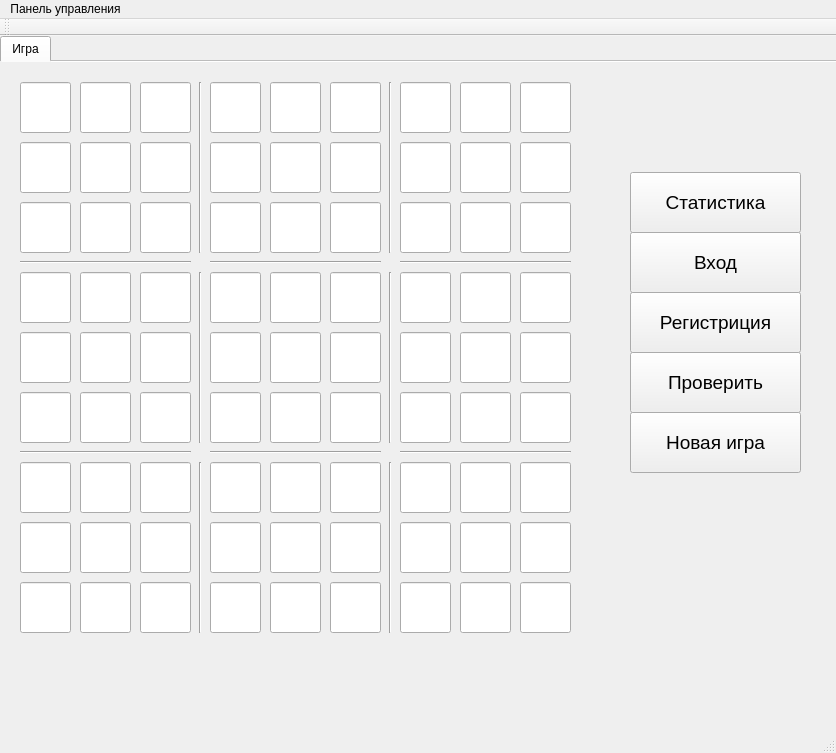
<?xml version="1.0" encoding="UTF-8"?>
<ui version="4.0">
 <class>MainWindow</class>
 <widget class="QMainWindow" name="MainWindow">
  <property name="geometry">
   <rect>
    <x>0</x>
    <y>0</y>
    <width>836</width>
    <height>753</height>
   </rect>
  </property>
  <property name="minimumSize">
   <size>
    <width>836</width>
    <height>753</height>
   </size>
  </property>
  <property name="maximumSize">
   <size>
    <width>836</width>
    <height>753</height>
   </size>
  </property>
  <property name="font">
   <font>
    <pointsize>9</pointsize>
   </font>
  </property>
  <property name="cursor">
   <cursorShape>PointingHandCursor</cursorShape>
  </property>
  <property name="windowTitle">
   <string>MainWindow</string>
  </property>
  <property name="styleSheet">
   <string notr="true">gridline-color: qradialgradient(spread:pad, cx:0.5, cy:0.5, radius:0.5, fx:0.5, fy:0.5, stop:0 rgba(255, 235, 235, 206), stop:0.35 rgba(255, 188, 188, 80), stop:0.4 rgba(255, 162, 162, 80), stop:0.425 rgba(255, 132, 132, 156), stop:0.44 rgba(252, 128, 128, 80), stop:1 rgba(255, 255, 255, 0));
selection-color: rgb(0, 0, 255);</string>
  </property>
  <widget class="QWidget" name="centralWidget">
   <widget class="QTabWidget" name="tabWidget">
    <property name="geometry">
     <rect>
      <x>0</x>
      <y>0</y>
      <width>911</width>
      <height>631</height>
     </rect>
    </property>
    <property name="minimumSize">
     <size>
      <width>911</width>
      <height>0</height>
     </size>
    </property>
    <property name="maximumSize">
     <size>
      <width>911</width>
      <height>16777215</height>
     </size>
    </property>
    <property name="palette">
     <palette>
      <active>
       <colorrole role="HighlightedText">
        <brush brushstyle="SolidPattern">
         <color alpha="255">
          <red>0</red>
          <green>0</green>
          <blue>255</blue>
         </color>
        </brush>
       </colorrole>
      </active>
      <inactive>
       <colorrole role="HighlightedText">
        <brush brushstyle="SolidPattern">
         <color alpha="255">
          <red>0</red>
          <green>0</green>
          <blue>255</blue>
         </color>
        </brush>
       </colorrole>
      </inactive>
      <disabled>
       <colorrole role="HighlightedText">
        <brush brushstyle="SolidPattern">
         <color alpha="255">
          <red>0</red>
          <green>0</green>
          <blue>255</blue>
         </color>
        </brush>
       </colorrole>
      </disabled>
     </palette>
    </property>
    <property name="currentIndex">
     <number>0</number>
    </property>
    <property name="iconSize">
     <size>
      <width>30</width>
      <height>20</height>
     </size>
    </property>
    <property name="documentMode">
     <bool>true</bool>
    </property>
    <property name="tabsClosable">
     <bool>false</bool>
    </property>
    <widget class="QWidget" name="tab">
     <attribute name="title">
      <string>Игра</string>
     </attribute>
     <widget class="QLineEdit" name="lineEdit_28">
      <property name="geometry">
       <rect>
        <x>20</x>
        <y>20</y>
        <width>51</width>
        <height>51</height>
       </rect>
      </property>
      <property name="font">
       <font>
        <pointsize>16</pointsize>
       </font>
      </property>
     </widget>
     <widget class="QLineEdit" name="lineEdit_98">
      <property name="geometry">
       <rect>
        <x>80</x>
        <y>20</y>
        <width>51</width>
        <height>51</height>
       </rect>
      </property>
      <property name="font">
       <font>
        <pointsize>16</pointsize>
       </font>
      </property>
     </widget>
     <widget class="QLineEdit" name="lineEdit_58">
      <property name="geometry">
       <rect>
        <x>140</x>
        <y>20</y>
        <width>51</width>
        <height>51</height>
       </rect>
      </property>
      <property name="font">
       <font>
        <pointsize>16</pointsize>
       </font>
      </property>
     </widget>
     <widget class="QLineEdit" name="lineEdit_77">
      <property name="geometry">
       <rect>
        <x>210</x>
        <y>20</y>
        <width>51</width>
        <height>51</height>
       </rect>
      </property>
      <property name="font">
       <font>
        <pointsize>16</pointsize>
       </font>
      </property>
     </widget>
     <widget class="QLineEdit" name="lineEdit_92">
      <property name="geometry">
       <rect>
        <x>270</x>
        <y>20</y>
        <width>51</width>
        <height>51</height>
       </rect>
      </property>
      <property name="font">
       <font>
        <pointsize>16</pointsize>
       </font>
      </property>
     </widget>
     <widget class="Line" name="line_20">
      <property name="geometry">
       <rect>
        <x>380</x>
        <y>400</y>
        <width>20</width>
        <height>171</height>
       </rect>
      </property>
      <property name="orientation">
       <enum>Qt::Vertical</enum>
      </property>
     </widget>
     <widget class="QLineEdit" name="lineEdit_74">
      <property name="geometry">
       <rect>
        <x>330</x>
        <y>20</y>
        <width>51</width>
        <height>51</height>
       </rect>
      </property>
      <property name="font">
       <font>
        <pointsize>16</pointsize>
       </font>
      </property>
     </widget>
     <widget class="QLineEdit" name="lineEdit_52">
      <property name="geometry">
       <rect>
        <x>400</x>
        <y>20</y>
        <width>51</width>
        <height>51</height>
       </rect>
      </property>
      <property name="font">
       <font>
        <pointsize>16</pointsize>
       </font>
      </property>
     </widget>
     <widget class="Line" name="line_8">
      <property name="geometry">
       <rect>
        <x>190</x>
        <y>20</y>
        <width>20</width>
        <height>171</height>
       </rect>
      </property>
      <property name="orientation">
       <enum>Qt::Vertical</enum>
      </property>
     </widget>
     <widget class="QLineEdit" name="lineEdit_46">
      <property name="geometry">
       <rect>
        <x>460</x>
        <y>20</y>
        <width>51</width>
        <height>51</height>
       </rect>
      </property>
      <property name="font">
       <font>
        <pointsize>16</pointsize>
       </font>
      </property>
     </widget>
     <widget class="QLineEdit" name="lineEdit_11">
      <property name="geometry">
       <rect>
        <x>520</x>
        <y>20</y>
        <width>51</width>
        <height>51</height>
       </rect>
      </property>
      <property name="font">
       <font>
        <pointsize>16</pointsize>
       </font>
      </property>
     </widget>
     <widget class="QLineEdit" name="lineEdit_43">
      <property name="geometry">
       <rect>
        <x>20</x>
        <y>80</y>
        <width>51</width>
        <height>51</height>
       </rect>
      </property>
      <property name="font">
       <font>
        <pointsize>16</pointsize>
       </font>
      </property>
     </widget>
     <widget class="QLineEdit" name="lineEdit_76">
      <property name="geometry">
       <rect>
        <x>80</x>
        <y>80</y>
        <width>51</width>
        <height>51</height>
       </rect>
      </property>
      <property name="font">
       <font>
        <pointsize>16</pointsize>
       </font>
      </property>
     </widget>
     <widget class="QLineEdit" name="lineEdit_33">
      <property name="geometry">
       <rect>
        <x>140</x>
        <y>80</y>
        <width>51</width>
        <height>51</height>
       </rect>
      </property>
      <property name="font">
       <font>
        <pointsize>16</pointsize>
       </font>
      </property>
     </widget>
     <widget class="QLineEdit" name="lineEdit_45">
      <property name="geometry">
       <rect>
        <x>210</x>
        <y>80</y>
        <width>51</width>
        <height>51</height>
       </rect>
      </property>
      <property name="font">
       <font>
        <pointsize>16</pointsize>
       </font>
      </property>
     </widget>
     <widget class="QLineEdit" name="lineEdit_97">
      <property name="geometry">
       <rect>
        <x>270</x>
        <y>80</y>
        <width>51</width>
        <height>51</height>
       </rect>
      </property>
      <property name="font">
       <font>
        <pointsize>16</pointsize>
       </font>
      </property>
     </widget>
     <widget class="QLineEdit" name="lineEdit_47">
      <property name="geometry">
       <rect>
        <x>330</x>
        <y>80</y>
        <width>51</width>
        <height>51</height>
       </rect>
      </property>
      <property name="font">
       <font>
        <pointsize>16</pointsize>
       </font>
      </property>
     </widget>
     <widget class="QLineEdit" name="lineEdit_22">
      <property name="geometry">
       <rect>
        <x>400</x>
        <y>80</y>
        <width>51</width>
        <height>51</height>
       </rect>
      </property>
      <property name="font">
       <font>
        <pointsize>16</pointsize>
       </font>
      </property>
     </widget>
     <widget class="QLineEdit" name="lineEdit_61">
      <property name="geometry">
       <rect>
        <x>460</x>
        <y>80</y>
        <width>51</width>
        <height>51</height>
       </rect>
      </property>
      <property name="font">
       <font>
        <pointsize>16</pointsize>
       </font>
      </property>
     </widget>
     <widget class="QLineEdit" name="lineEdit_26">
      <property name="geometry">
       <rect>
        <x>520</x>
        <y>80</y>
        <width>51</width>
        <height>51</height>
       </rect>
      </property>
      <property name="font">
       <font>
        <pointsize>16</pointsize>
       </font>
      </property>
     </widget>
     <widget class="QLineEdit" name="lineEdit_35">
      <property name="geometry">
       <rect>
        <x>20</x>
        <y>140</y>
        <width>51</width>
        <height>51</height>
       </rect>
      </property>
      <property name="font">
       <font>
        <pointsize>16</pointsize>
       </font>
      </property>
     </widget>
     <widget class="QLineEdit" name="lineEdit_62">
      <property name="geometry">
       <rect>
        <x>80</x>
        <y>140</y>
        <width>51</width>
        <height>51</height>
       </rect>
      </property>
      <property name="font">
       <font>
        <pointsize>16</pointsize>
       </font>
      </property>
     </widget>
     <widget class="Line" name="line_14">
      <property name="geometry">
       <rect>
        <x>210</x>
        <y>380</y>
        <width>171</width>
        <height>20</height>
       </rect>
      </property>
      <property name="orientation">
       <enum>Qt::Horizontal</enum>
      </property>
     </widget>
     <widget class="QLineEdit" name="lineEdit_29">
      <property name="geometry">
       <rect>
        <x>140</x>
        <y>140</y>
        <width>51</width>
        <height>51</height>
       </rect>
      </property>
      <property name="font">
       <font>
        <pointsize>16</pointsize>
       </font>
      </property>
     </widget>
     <widget class="QLineEdit" name="lineEdit_37">
      <property name="geometry">
       <rect>
        <x>210</x>
        <y>140</y>
        <width>51</width>
        <height>51</height>
       </rect>
      </property>
      <property name="font">
       <font>
        <pointsize>16</pointsize>
       </font>
      </property>
     </widget>
     <widget class="QLineEdit" name="lineEdit_96">
      <property name="geometry">
       <rect>
        <x>270</x>
        <y>140</y>
        <width>51</width>
        <height>51</height>
       </rect>
      </property>
      <property name="font">
       <font>
        <pointsize>16</pointsize>
       </font>
      </property>
     </widget>
     <widget class="QLineEdit" name="lineEdit_84">
      <property name="geometry">
       <rect>
        <x>330</x>
        <y>140</y>
        <width>51</width>
        <height>51</height>
       </rect>
      </property>
      <property name="font">
       <font>
        <pointsize>16</pointsize>
       </font>
      </property>
     </widget>
     <widget class="QLineEdit" name="lineEdit_18">
      <property name="geometry">
       <rect>
        <x>400</x>
        <y>140</y>
        <width>51</width>
        <height>51</height>
       </rect>
      </property>
      <property name="font">
       <font>
        <pointsize>16</pointsize>
       </font>
      </property>
     </widget>
     <widget class="QLineEdit" name="lineEdit_54">
      <property name="geometry">
       <rect>
        <x>460</x>
        <y>140</y>
        <width>51</width>
        <height>51</height>
       </rect>
      </property>
      <property name="font">
       <font>
        <pointsize>16</pointsize>
       </font>
      </property>
     </widget>
     <widget class="QLineEdit" name="lineEdit_16">
      <property name="geometry">
       <rect>
        <x>520</x>
        <y>140</y>
        <width>51</width>
        <height>51</height>
       </rect>
      </property>
      <property name="font">
       <font>
        <pointsize>16</pointsize>
       </font>
      </property>
     </widget>
     <widget class="QLineEdit" name="lineEdit_25">
      <property name="geometry">
       <rect>
        <x>20</x>
        <y>210</y>
        <width>51</width>
        <height>51</height>
       </rect>
      </property>
      <property name="font">
       <font>
        <pointsize>16</pointsize>
       </font>
      </property>
     </widget>
     <widget class="QLineEdit" name="lineEdit_78">
      <property name="geometry">
       <rect>
        <x>80</x>
        <y>210</y>
        <width>51</width>
        <height>51</height>
       </rect>
      </property>
      <property name="font">
       <font>
        <pointsize>16</pointsize>
       </font>
      </property>
     </widget>
     <widget class="QLineEdit" name="lineEdit_34">
      <property name="geometry">
       <rect>
        <x>140</x>
        <y>210</y>
        <width>51</width>
        <height>51</height>
       </rect>
      </property>
      <property name="font">
       <font>
        <pointsize>16</pointsize>
       </font>
      </property>
     </widget>
     <widget class="QLineEdit" name="lineEdit_48">
      <property name="geometry">
       <rect>
        <x>210</x>
        <y>210</y>
        <width>51</width>
        <height>51</height>
       </rect>
      </property>
      <property name="font">
       <font>
        <pointsize>16</pointsize>
       </font>
      </property>
     </widget>
     <widget class="QLineEdit" name="lineEdit_24">
      <property name="geometry">
       <rect>
        <x>270</x>
        <y>210</y>
        <width>51</width>
        <height>51</height>
       </rect>
      </property>
      <property name="font">
       <font>
        <pointsize>16</pointsize>
       </font>
      </property>
     </widget>
     <widget class="QLineEdit" name="lineEdit_66">
      <property name="geometry">
       <rect>
        <x>330</x>
        <y>210</y>
        <width>51</width>
        <height>51</height>
       </rect>
      </property>
      <property name="font">
       <font>
        <pointsize>16</pointsize>
       </font>
      </property>
     </widget>
     <widget class="QLineEdit" name="lineEdit_36">
      <property name="geometry">
       <rect>
        <x>400</x>
        <y>210</y>
        <width>51</width>
        <height>51</height>
       </rect>
      </property>
      <property name="font">
       <font>
        <pointsize>16</pointsize>
       </font>
      </property>
     </widget>
     <widget class="QLineEdit" name="lineEdit_71">
      <property name="geometry">
       <rect>
        <x>460</x>
        <y>210</y>
        <width>51</width>
        <height>51</height>
       </rect>
      </property>
      <property name="font">
       <font>
        <pointsize>16</pointsize>
       </font>
      </property>
     </widget>
     <widget class="QLineEdit" name="lineEdit_49">
      <property name="geometry">
       <rect>
        <x>520</x>
        <y>210</y>
        <width>51</width>
        <height>51</height>
       </rect>
      </property>
      <property name="font">
       <font>
        <pointsize>16</pointsize>
       </font>
      </property>
     </widget>
     <widget class="Line" name="line">
      <property name="geometry">
       <rect>
        <x>20</x>
        <y>190</y>
        <width>171</width>
        <height>20</height>
       </rect>
      </property>
      <property name="orientation">
       <enum>Qt::Horizontal</enum>
      </property>
     </widget>
     <widget class="QLineEdit" name="lineEdit_95">
      <property name="geometry">
       <rect>
        <x>20</x>
        <y>270</y>
        <width>51</width>
        <height>51</height>
       </rect>
      </property>
      <property name="font">
       <font>
        <pointsize>16</pointsize>
       </font>
      </property>
     </widget>
     <widget class="QLineEdit" name="lineEdit_57">
      <property name="geometry">
       <rect>
        <x>80</x>
        <y>270</y>
        <width>51</width>
        <height>51</height>
       </rect>
      </property>
      <property name="font">
       <font>
        <pointsize>16</pointsize>
       </font>
      </property>
     </widget>
     <widget class="Line" name="line_2">
      <property name="geometry">
       <rect>
        <x>210</x>
        <y>190</y>
        <width>171</width>
        <height>20</height>
       </rect>
      </property>
      <property name="orientation">
       <enum>Qt::Horizontal</enum>
      </property>
     </widget>
     <widget class="QLineEdit" name="lineEdit_99">
      <property name="geometry">
       <rect>
        <x>140</x>
        <y>270</y>
        <width>51</width>
        <height>51</height>
       </rect>
      </property>
      <property name="font">
       <font>
        <pointsize>16</pointsize>
       </font>
      </property>
     </widget>
     <widget class="QLineEdit" name="lineEdit_21">
      <property name="geometry">
       <rect>
        <x>210</x>
        <y>270</y>
        <width>51</width>
        <height>51</height>
       </rect>
      </property>
      <property name="font">
       <font>
        <pointsize>16</pointsize>
       </font>
      </property>
     </widget>
     <widget class="QLineEdit" name="lineEdit_27">
      <property name="geometry">
       <rect>
        <x>270</x>
        <y>270</y>
        <width>51</width>
        <height>51</height>
       </rect>
      </property>
      <property name="font">
       <font>
        <pointsize>16</pointsize>
       </font>
      </property>
     </widget>
     <widget class="QLineEdit" name="lineEdit_32">
      <property name="geometry">
       <rect>
        <x>330</x>
        <y>270</y>
        <width>51</width>
        <height>51</height>
       </rect>
      </property>
      <property name="font">
       <font>
        <pointsize>16</pointsize>
       </font>
      </property>
     </widget>
     <widget class="QLineEdit" name="lineEdit_31">
      <property name="geometry">
       <rect>
        <x>400</x>
        <y>270</y>
        <width>51</width>
        <height>51</height>
       </rect>
      </property>
      <property name="font">
       <font>
        <pointsize>16</pointsize>
       </font>
      </property>
     </widget>
     <widget class="QLineEdit" name="lineEdit_82">
      <property name="geometry">
       <rect>
        <x>460</x>
        <y>270</y>
        <width>51</width>
        <height>51</height>
       </rect>
      </property>
      <property name="font">
       <font>
        <pointsize>16</pointsize>
       </font>
      </property>
     </widget>
     <widget class="QLineEdit" name="lineEdit_64">
      <property name="geometry">
       <rect>
        <x>520</x>
        <y>270</y>
        <width>51</width>
        <height>51</height>
       </rect>
      </property>
      <property name="font">
       <font>
        <pointsize>16</pointsize>
       </font>
      </property>
     </widget>
     <widget class="Line" name="line_19">
      <property name="geometry">
       <rect>
        <x>190</x>
        <y>400</y>
        <width>20</width>
        <height>171</height>
       </rect>
      </property>
      <property name="orientation">
       <enum>Qt::Vertical</enum>
      </property>
     </widget>
     <widget class="QLineEdit" name="lineEdit_15">
      <property name="geometry">
       <rect>
        <x>20</x>
        <y>330</y>
        <width>51</width>
        <height>51</height>
       </rect>
      </property>
      <property name="font">
       <font>
        <pointsize>16</pointsize>
       </font>
      </property>
     </widget>
     <widget class="Line" name="line_3">
      <property name="geometry">
       <rect>
        <x>20</x>
        <y>380</y>
        <width>171</width>
        <height>20</height>
       </rect>
      </property>
      <property name="orientation">
       <enum>Qt::Horizontal</enum>
      </property>
     </widget>
     <widget class="QLineEdit" name="lineEdit_94">
      <property name="geometry">
       <rect>
        <x>80</x>
        <y>330</y>
        <width>51</width>
        <height>51</height>
       </rect>
      </property>
      <property name="font">
       <font>
        <pointsize>16</pointsize>
       </font>
      </property>
     </widget>
     <widget class="QLineEdit" name="lineEdit_51">
      <property name="geometry">
       <rect>
        <x>140</x>
        <y>330</y>
        <width>51</width>
        <height>51</height>
       </rect>
      </property>
      <property name="font">
       <font>
        <pointsize>16</pointsize>
       </font>
      </property>
     </widget>
     <widget class="QLineEdit" name="lineEdit_44">
      <property name="geometry">
       <rect>
        <x>210</x>
        <y>330</y>
        <width>51</width>
        <height>51</height>
       </rect>
      </property>
      <property name="font">
       <font>
        <pointsize>16</pointsize>
       </font>
      </property>
     </widget>
     <widget class="QLineEdit" name="lineEdit_87">
      <property name="geometry">
       <rect>
        <x>270</x>
        <y>330</y>
        <width>51</width>
        <height>51</height>
       </rect>
      </property>
      <property name="font">
       <font>
        <pointsize>16</pointsize>
       </font>
      </property>
     </widget>
     <widget class="QLineEdit" name="lineEdit_72">
      <property name="geometry">
       <rect>
        <x>330</x>
        <y>330</y>
        <width>51</width>
        <height>51</height>
       </rect>
      </property>
      <property name="font">
       <font>
        <pointsize>16</pointsize>
       </font>
      </property>
     </widget>
     <widget class="Line" name="line_13">
      <property name="geometry">
       <rect>
        <x>210</x>
        <y>380</y>
        <width>171</width>
        <height>20</height>
       </rect>
      </property>
      <property name="orientation">
       <enum>Qt::Horizontal</enum>
      </property>
     </widget>
     <widget class="QLineEdit" name="lineEdit_88">
      <property name="geometry">
       <rect>
        <x>400</x>
        <y>330</y>
        <width>51</width>
        <height>51</height>
       </rect>
      </property>
      <property name="font">
       <font>
        <pointsize>16</pointsize>
       </font>
      </property>
     </widget>
     <widget class="Line" name="line_15">
      <property name="geometry">
       <rect>
        <x>380</x>
        <y>210</y>
        <width>20</width>
        <height>171</height>
       </rect>
      </property>
      <property name="orientation">
       <enum>Qt::Vertical</enum>
      </property>
     </widget>
     <widget class="QLineEdit" name="lineEdit_73">
      <property name="geometry">
       <rect>
        <x>460</x>
        <y>330</y>
        <width>51</width>
        <height>51</height>
       </rect>
      </property>
      <property name="font">
       <font>
        <pointsize>16</pointsize>
       </font>
      </property>
     </widget>
     <widget class="QLineEdit" name="lineEdit_81">
      <property name="geometry">
       <rect>
        <x>520</x>
        <y>330</y>
        <width>51</width>
        <height>51</height>
       </rect>
      </property>
      <property name="font">
       <font>
        <pointsize>16</pointsize>
       </font>
      </property>
     </widget>
     <widget class="Line" name="line_18">
      <property name="geometry">
       <rect>
        <x>400</x>
        <y>190</y>
        <width>171</width>
        <height>20</height>
       </rect>
      </property>
      <property name="orientation">
       <enum>Qt::Horizontal</enum>
      </property>
     </widget>
     <widget class="QLineEdit" name="lineEdit_17">
      <property name="geometry">
       <rect>
        <x>20</x>
        <y>400</y>
        <width>51</width>
        <height>51</height>
       </rect>
      </property>
      <property name="font">
       <font>
        <pointsize>16</pointsize>
       </font>
      </property>
     </widget>
     <widget class="QLineEdit" name="lineEdit_75">
      <property name="geometry">
       <rect>
        <x>80</x>
        <y>400</y>
        <width>51</width>
        <height>51</height>
       </rect>
      </property>
      <property name="font">
       <font>
        <pointsize>16</pointsize>
       </font>
      </property>
     </widget>
     <widget class="QLineEdit" name="lineEdit_53">
      <property name="geometry">
       <rect>
        <x>140</x>
        <y>400</y>
        <width>51</width>
        <height>51</height>
       </rect>
      </property>
      <property name="font">
       <font>
        <pointsize>16</pointsize>
       </font>
      </property>
     </widget>
     <widget class="QLineEdit" name="lineEdit_42">
      <property name="geometry">
       <rect>
        <x>210</x>
        <y>400</y>
        <width>51</width>
        <height>51</height>
       </rect>
      </property>
      <property name="font">
       <font>
        <pointsize>16</pointsize>
       </font>
      </property>
     </widget>
     <widget class="QLineEdit" name="lineEdit_12">
      <property name="geometry">
       <rect>
        <x>270</x>
        <y>400</y>
        <width>51</width>
        <height>51</height>
       </rect>
      </property>
      <property name="font">
       <font>
        <pointsize>16</pointsize>
       </font>
      </property>
     </widget>
     <widget class="QLineEdit" name="lineEdit_13">
      <property name="geometry">
       <rect>
        <x>330</x>
        <y>400</y>
        <width>51</width>
        <height>51</height>
       </rect>
      </property>
      <property name="font">
       <font>
        <pointsize>16</pointsize>
       </font>
      </property>
     </widget>
     <widget class="Line" name="line_4">
      <property name="geometry">
       <rect>
        <x>20</x>
        <y>380</y>
        <width>171</width>
        <height>20</height>
       </rect>
      </property>
      <property name="orientation">
       <enum>Qt::Horizontal</enum>
      </property>
     </widget>
     <widget class="QLineEdit" name="lineEdit_41">
      <property name="geometry">
       <rect>
        <x>400</x>
        <y>400</y>
        <width>51</width>
        <height>51</height>
       </rect>
      </property>
      <property name="font">
       <font>
        <pointsize>16</pointsize>
       </font>
      </property>
     </widget>
     <widget class="Line" name="line_12">
      <property name="geometry">
       <rect>
        <x>190</x>
        <y>210</y>
        <width>20</width>
        <height>171</height>
       </rect>
      </property>
      <property name="orientation">
       <enum>Qt::Vertical</enum>
      </property>
     </widget>
     <widget class="QLineEdit" name="lineEdit_55">
      <property name="geometry">
       <rect>
        <x>460</x>
        <y>400</y>
        <width>51</width>
        <height>51</height>
       </rect>
      </property>
      <property name="font">
       <font>
        <pointsize>16</pointsize>
       </font>
      </property>
     </widget>
     <widget class="QLineEdit" name="lineEdit_83">
      <property name="geometry">
       <rect>
        <x>520</x>
        <y>400</y>
        <width>51</width>
        <height>51</height>
       </rect>
      </property>
      <property name="font">
       <font>
        <pointsize>16</pointsize>
       </font>
      </property>
     </widget>
     <widget class="QLineEdit" name="lineEdit_86">
      <property name="geometry">
       <rect>
        <x>20</x>
        <y>460</y>
        <width>51</width>
        <height>51</height>
       </rect>
      </property>
      <property name="font">
       <font>
        <pointsize>16</pointsize>
       </font>
      </property>
     </widget>
     <widget class="QLineEdit" name="lineEdit_69">
      <property name="geometry">
       <rect>
        <x>80</x>
        <y>460</y>
        <width>51</width>
        <height>51</height>
       </rect>
      </property>
      <property name="font">
       <font>
        <pointsize>16</pointsize>
       </font>
      </property>
     </widget>
     <widget class="QLineEdit" name="lineEdit_63">
      <property name="geometry">
       <rect>
        <x>140</x>
        <y>460</y>
        <width>51</width>
        <height>51</height>
       </rect>
      </property>
      <property name="font">
       <font>
        <pointsize>16</pointsize>
       </font>
      </property>
     </widget>
     <widget class="QLineEdit" name="lineEdit_67">
      <property name="geometry">
       <rect>
        <x>210</x>
        <y>460</y>
        <width>51</width>
        <height>51</height>
       </rect>
      </property>
      <property name="font">
       <font>
        <pointsize>16</pointsize>
       </font>
      </property>
     </widget>
     <widget class="QLineEdit" name="lineEdit_39">
      <property name="geometry">
       <rect>
        <x>270</x>
        <y>460</y>
        <width>51</width>
        <height>51</height>
       </rect>
      </property>
      <property name="font">
       <font>
        <pointsize>16</pointsize>
       </font>
      </property>
     </widget>
     <widget class="QLineEdit" name="lineEdit_59">
      <property name="geometry">
       <rect>
        <x>330</x>
        <y>460</y>
        <width>51</width>
        <height>51</height>
       </rect>
      </property>
      <property name="font">
       <font>
        <pointsize>16</pointsize>
       </font>
      </property>
     </widget>
     <widget class="Line" name="line_17">
      <property name="geometry">
       <rect>
        <x>400</x>
        <y>380</y>
        <width>171</width>
        <height>20</height>
       </rect>
      </property>
      <property name="orientation">
       <enum>Qt::Horizontal</enum>
      </property>
     </widget>
     <widget class="QLineEdit" name="lineEdit_23">
      <property name="geometry">
       <rect>
        <x>400</x>
        <y>460</y>
        <width>51</width>
        <height>51</height>
       </rect>
      </property>
      <property name="font">
       <font>
        <pointsize>16</pointsize>
       </font>
      </property>
     </widget>
     <widget class="QLineEdit" name="lineEdit_85">
      <property name="geometry">
       <rect>
        <x>460</x>
        <y>460</y>
        <width>51</width>
        <height>51</height>
       </rect>
      </property>
      <property name="font">
       <font>
        <pointsize>16</pointsize>
       </font>
      </property>
     </widget>
     <widget class="Line" name="line_16">
      <property name="geometry">
       <rect>
        <x>400</x>
        <y>380</y>
        <width>171</width>
        <height>20</height>
       </rect>
      </property>
      <property name="orientation">
       <enum>Qt::Horizontal</enum>
      </property>
     </widget>
     <widget class="Line" name="line_11">
      <property name="geometry">
       <rect>
        <x>380</x>
        <y>20</y>
        <width>20</width>
        <height>171</height>
       </rect>
      </property>
      <property name="orientation">
       <enum>Qt::Vertical</enum>
      </property>
     </widget>
     <widget class="QLineEdit" name="lineEdit_89">
      <property name="geometry">
       <rect>
        <x>520</x>
        <y>460</y>
        <width>51</width>
        <height>51</height>
       </rect>
      </property>
      <property name="font">
       <font>
        <pointsize>16</pointsize>
       </font>
      </property>
     </widget>
     <widget class="QLineEdit" name="lineEdit_79">
      <property name="geometry">
       <rect>
        <x>20</x>
        <y>520</y>
        <width>51</width>
        <height>51</height>
       </rect>
      </property>
      <property name="font">
       <font>
        <pointsize>16</pointsize>
       </font>
      </property>
     </widget>
     <widget class="QLineEdit" name="lineEdit_14">
      <property name="geometry">
       <rect>
        <x>80</x>
        <y>520</y>
        <width>51</width>
        <height>51</height>
       </rect>
      </property>
      <property name="font">
       <font>
        <pointsize>16</pointsize>
       </font>
      </property>
     </widget>
     <widget class="QLineEdit" name="lineEdit_68">
      <property name="geometry">
       <rect>
        <x>140</x>
        <y>520</y>
        <width>51</width>
        <height>51</height>
       </rect>
      </property>
      <property name="font">
       <font>
        <pointsize>16</pointsize>
       </font>
      </property>
     </widget>
     <widget class="QLineEdit" name="lineEdit_65">
      <property name="geometry">
       <rect>
        <x>210</x>
        <y>520</y>
        <width>51</width>
        <height>51</height>
       </rect>
      </property>
      <property name="font">
       <font>
        <pointsize>16</pointsize>
       </font>
      </property>
     </widget>
     <widget class="QLineEdit" name="lineEdit_38">
      <property name="geometry">
       <rect>
        <x>270</x>
        <y>520</y>
        <width>51</width>
        <height>51</height>
       </rect>
      </property>
      <property name="font">
       <font>
        <pointsize>16</pointsize>
       </font>
      </property>
     </widget>
     <widget class="QLineEdit" name="lineEdit_91">
      <property name="geometry">
       <rect>
        <x>330</x>
        <y>520</y>
        <width>51</width>
        <height>51</height>
       </rect>
      </property>
      <property name="font">
       <font>
        <pointsize>16</pointsize>
       </font>
      </property>
     </widget>
     <widget class="QLineEdit" name="lineEdit_93">
      <property name="geometry">
       <rect>
        <x>400</x>
        <y>520</y>
        <width>51</width>
        <height>51</height>
       </rect>
      </property>
      <property name="font">
       <font>
        <pointsize>16</pointsize>
       </font>
      </property>
     </widget>
     <widget class="QLineEdit" name="lineEdit_56">
      <property name="geometry">
       <rect>
        <x>460</x>
        <y>520</y>
        <width>51</width>
        <height>51</height>
       </rect>
      </property>
      <property name="font">
       <font>
        <pointsize>16</pointsize>
       </font>
      </property>
     </widget>
     <widget class="QLineEdit" name="lineEdit_19">
      <property name="geometry">
       <rect>
        <x>520</x>
        <y>520</y>
        <width>51</width>
        <height>51</height>
       </rect>
      </property>
      <property name="font">
       <font>
        <pointsize>16</pointsize>
       </font>
      </property>
     </widget>
     <widget class="QPushButton" name="pushButton_pro">
      <property name="geometry">
       <rect>
        <x>630</x>
        <y>290</y>
        <width>171</width>
        <height>61</height>
       </rect>
      </property>
      <property name="font">
       <font>
        <pointsize>14</pointsize>
       </font>
      </property>
      <property name="text">
       <string>Проверить</string>
      </property>
     </widget>
     <widget class="QPushButton" name="pushButton_new">
      <property name="geometry">
       <rect>
        <x>630</x>
        <y>350</y>
        <width>171</width>
        <height>61</height>
       </rect>
      </property>
      <property name="font">
       <font>
        <pointsize>14</pointsize>
       </font>
      </property>
      <property name="text">
       <string>Новая игра</string>
      </property>
     </widget>
     <widget class="QPushButton" name="pushButton_reg">
      <property name="geometry">
       <rect>
        <x>630</x>
        <y>230</y>
        <width>171</width>
        <height>61</height>
       </rect>
      </property>
      <property name="font">
       <font>
        <pointsize>14</pointsize>
       </font>
      </property>
      <property name="text">
       <string>Регистриция</string>
      </property>
     </widget>
     <widget class="QPushButton" name="pusButton_stat">
      <property name="geometry">
       <rect>
        <x>630</x>
        <y>110</y>
        <width>171</width>
        <height>61</height>
       </rect>
      </property>
      <property name="font">
       <font>
        <pointsize>14</pointsize>
       </font>
      </property>
      <property name="text">
       <string>Статистика</string>
      </property>
     </widget>
     <widget class="QPushButton" name="pushButton_vib">
      <property name="geometry">
       <rect>
        <x>630</x>
        <y>170</y>
        <width>171</width>
        <height>61</height>
       </rect>
      </property>
      <property name="font">
       <font>
        <pointsize>14</pointsize>
       </font>
      </property>
      <property name="text">
       <string>Вход</string>
      </property>
     </widget>
     <widget class="QLabel" name="label_2">
      <property name="geometry">
       <rect>
        <x>590</x>
        <y>20</y>
        <width>241</width>
        <height>71</height>
       </rect>
      </property>
      <property name="font">
       <font>
        <pointsize>16</pointsize>
       </font>
      </property>
      <property name="text">
       <string/>
      </property>
     </widget>
    </widget>
   </widget>
  </widget>
  <widget class="QToolBar" name="mainToolBar">
   <attribute name="toolBarArea">
    <enum>TopToolBarArea</enum>
   </attribute>
   <attribute name="toolBarBreak">
    <bool>false</bool>
   </attribute>
  </widget>
  <widget class="QStatusBar" name="statusBar"/>
  <widget class="QMenuBar" name="menuBar">
   <property name="geometry">
    <rect>
     <x>0</x>
     <y>0</y>
     <width>836</width>
     <height>25</height>
    </rect>
   </property>
   <widget class="QMenu" name="menu">
    <property name="title">
     <string>Панель управления</string>
    </property>
    <addaction name="actionAboutProgram"/>
   </widget>
   <addaction name="menu"/>
  </widget>
  <action name="action_records">
   <property name="text">
    <string>Рекорды</string>
   </property>
  </action>
  <action name="actionAboutProgram">
   <property name="text">
    <string>Справка</string>
   </property>
  </action>
  <action name="action_aboutGame">
   <property name="text">
    <string>Об игре</string>
   </property>
  </action>
  <action name="action_help">
   <property name="text">
    <string>Подсказка</string>
   </property>
  </action>
  <action name="action_6">
   <property name="text">
    <string>Лёгкий</string>
   </property>
  </action>
  <action name="action_7">
   <property name="text">
    <string>Нормальный</string>
   </property>
  </action>
  <action name="action_8">
   <property name="text">
    <string>Сложный</string>
   </property>
  </action>
 </widget>
 <layoutdefault spacing="6" margin="11"/>
 <resources/>
 <connections/>
</ui>
